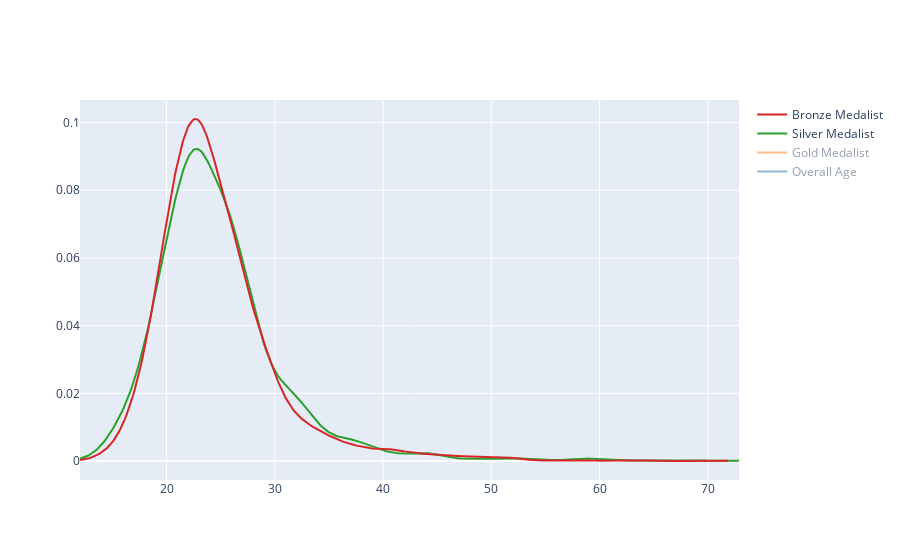

Source (notebook cell):
### Code cell
fig = ff.create_distplot([x1,x2,x3,x4],['Overall Age', 'Gold Medalist','Silver Medalist', 'Bronze Medalist'],show_hist = False , show_rug = False)
fig.show()

### Figure 1 — Plotly figure (JSON) as saved in the notebook; plotly's stock layout.template omitted (floating-point values rounded to 4 significant figures; data arrays with more than 128 entries replaced by an {"elided": "..."} marker saying what was removed)
{"data": [{"legendgroup": "Overall Age", "marker": {"color": "rgb(31, 119, 180)"}, "mode": "lines", "name": "Overall Age", "showlegend": true, "type": "scatter", "visible": "legendonly", "x": {"elided": "500 float values"}, "xaxis": "x", "y": {"elided": "500 float values"}, "yaxis": "y"}, {"legendgroup": "Gold Medalist", "marker": {"color": "rgb(255, 127, 14)"}, "mode": "lines", "name": "Gold Medalist", "showlegend": true, "type": "scatter", "visible": "legendonly", "x": {"elided": "500 float values"}, "xaxis": "x", "y": {"elided": "500 float values"}, "yaxis": "y"}, {"legendgroup": "Silver Medalist", "marker": {"color": "rgb(44, 160, 44)"}, "mode": "lines", "name": "Silver Medalist", "showlegend": true, "type": "scatter", "x": {"elided": "500 float values"}, "xaxis": "x", "y": {"elided": "500 float values"}, "yaxis": "y"}, {"legendgroup": "Bronze Medalist", "marker": {"color": "rgb(214, 39, 40)"}, "mode": "lines", "name": "Bronze Medalist", "showlegend": true, "type": "scatter", "x": {"elided": "500 float values"}, "xaxis": "x", "y": {"elided": "500 float values"}, "yaxis": "y"}], "layout": {"autosize": true, "barmode": "overlay", "hovermode": "closest", "legend": {"traceorder": "reversed"}, "xaxis": {"anchor": "y2", "autorange": true, "domain": [0, 1], "range": [12, 72.88], "type": "linear", "zeroline": false}, "yaxis": {"anchor": "free", "autorange": true, "domain": [0, 1], "position": 0, "range": [-0.005604, 0.1067], "type": "linear"}}}
